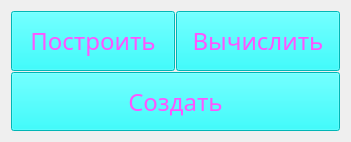
   <widget class="QWidget" name="gridLayoutWidget">
    <property name="geometry">
     <rect>
      <x>10</x>
      <y>130</y>
      <width>351</width>
      <height>142</height>
     </rect>
    </property>
    <layout class="QGridLayout" name="gridLayout">
     <property name="spacing">
      <number>1</number>
     </property>
     <item row="0" column="0">
      <widget class="QPushButton" name="build">
       <property name="sizePolicy">
        <sizepolicy hsizetype="Expanding" vsizetype="Expanding">
         <horstretch>0</horstretch>
         <verstretch>0</verstretch>
        </sizepolicy>
       </property>
       <property name="font">
        <font>
         <family>Gadugi</family>
         <pointsize>18</pointsize>
        </font>
       </property>
       <property name="cursor">
        <cursorShape>PointingHandCursor</cursorShape>
       </property>
       <property name="styleSheet">
        <string notr="true">background-color: rgb(0, 255, 255);
color: rgb(255, 85, 255);</string>
       </property>
       <property name="text">
        <string>Построить</string>
       </property>
      </widget>
     </item>
     <item row="2" column="0" colspan="2">
      <widget class="QPushButton" name="create">
       <property name="sizePolicy">
        <sizepolicy hsizetype="Expanding" vsizetype="Expanding">
         <horstretch>0</horstretch>
         <verstretch>0</verstretch>
        </sizepolicy>
       </property>
       <property name="font">
        <font>
         <family>Gadugi</family>
         <pointsize>18</pointsize>
        </font>
       </property>
       <property name="cursor">
        <cursorShape>PointingHandCursor</cursorShape>
       </property>
       <property name="styleSheet">
        <string notr="true">background-color: rgb(0, 255, 255);
color: rgb(255, 85, 255);</string>
       </property>
       <property name="text">
        <string>Создать</string>
       </property>
      </widget>
     </item>
     <item row="0" column="1">
      <widget class="QPushButton" name="run">
       <property name="sizePolicy">
        <sizepolicy hsizetype="Expanding" vsizetype="Expanding">
         <horstretch>0</horstretch>
         <verstretch>0</verstretch>
        </sizepolicy>
       </property>
       <property name="font">
        <font>
         <family>Gadugi</family>
         <pointsize>18</pointsize>
        </font>
       </property>
       <property name="cursor">
        <cursorShape>PointingHandCursor</cursorShape>
       </property>
       <property name="styleSheet">
        <string notr="true">background-color: rgb(0, 255, 255);
color: rgb(255, 85, 255);</string>
       </property>
       <property name="text">
        <string>Вычислить</string>
       </property>
      </widget>
     </item>
    </layout>
   </widget>
